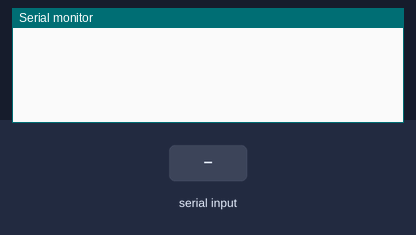
Simulated run of this sketch. Board: Arduino Uno, built with avr-gcc and run on an emulated ATmega328P. Parts: the last lines printed to the serial monitor. Inputs (shaded band) come from the test bench.

Above: at 1.2 s.
1.3 s: "#\n" received over Serial
At 2.5 s:
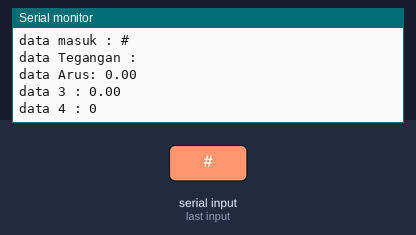
2.8 s: ",\n" received over Serial
4.3 s: "90,45,200\n" received over Serial
At 5.5 s:
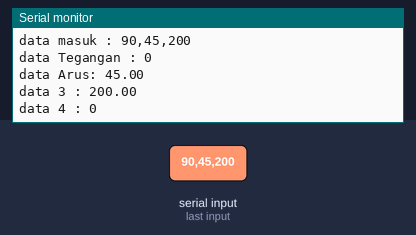

Measured:
- after the input at 1.3 s, the serial monitor: prints a new line at once (image 1)
- after the input at 4.3 s, the serial monitor: prints a new line after 0.10 s (image 2)

The sketch:

NodemcuTegangan.ino
```cpp
    String dataIn;
    String dt[10];
    int i;
    boolean parsing=false;

    void setup() {
    // Open serial communications and wait for port to open:
    Serial.begin(115200);
    while (!Serial) {
    ; // wait for serial port to connect. Needed for native USB port only
    }
    }

    void loop() {
    if (Serial.available()) {
      delay(10);
        char inChar = (char)Serial.read();
        dataIn += inChar;
        if (inChar == '\n') {
        parsing = true;

    }

    }

    if(parsing){
        parsingData();
        parsing=false;
        dataIn="";
      }
    }


    void parsingData(){
    int j=0;

    //kirim data yang telah diterima sebelumnya
    Serial.print("data masuk : ");
    Serial.print(dataIn);

    //inisialisasi variabel, (reset isi variabel)
    dt[j]="";
    //proses parsing data
    for(i=1;i<dataIn.length();i++){
    //pengecekan tiap karakter dengan karakter (#) dan (,)
    if ((dataIn[i] == '#') || (dataIn[i] == ','))
    {
    //increment variabel j, digunakan untuk merubah index array penampung
    j++;
    dt[j]="";       //inisialisasi variabel array dt[j]
    }
    else
    {
    //proses tampung data saat pengecekan karakter selesai.
    dt[j] = dt[j] + dataIn[i];
    }
    }

    //kirim data hasil parsing
    Serial.print("data Tegangan : ");
    Serial.println(dt[0]);
    Serial.print("data Arus: ");
    Serial.println(dt[1].toFloat());
    Serial.print("data 3 : ");
    Serial.println(dt[2].toFloat());
    Serial.print("data 4 : ");
    Serial.println(dt[3].toInt());
    Serial.print("\n\n");
    }
```
